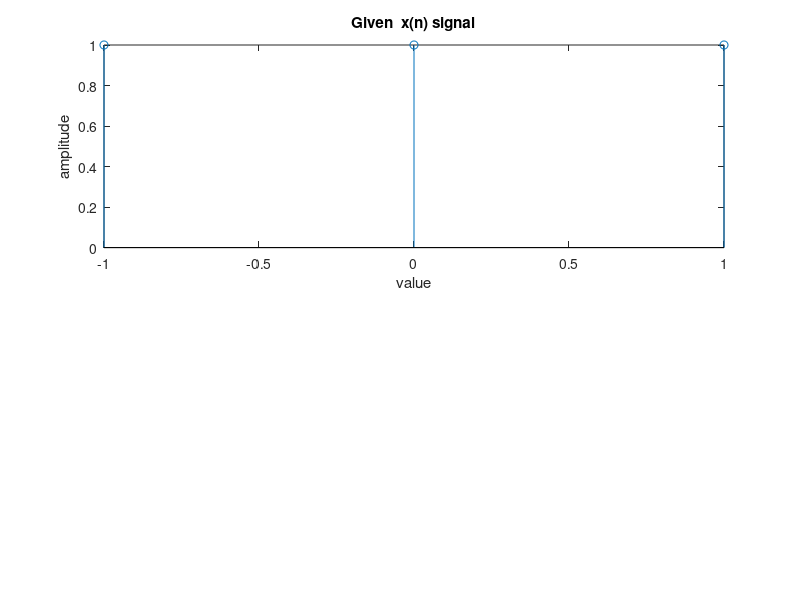

The MATLAB script that drew this image: (Note: this script raises an error after producing the figure.)
 n=-1:1:1;
y=[zeros(1,0),ones(1,3)];
subplot(2,1,1)
%ploting the given signal x(n)=u(n+1)-u(n-2)
stem(n,y)
xlabel('value')
ylabel('amplitude')
title('Given  x(n) signal')

%% 
%DTFT OF THE GIVEN SIGNAL
syms w u;
u=-1:1:1;
%using the FT formula                                           
z=sum(y.*exp(-1i*w*u));
subplot(2,1,2)
%ploting the frequency domain representation of the given signal 
ezplot(z)
xlabel('W')
ylabel('X(W)')
title('[Frequency reponse of x(n)] or X(W)');
grid on;



  